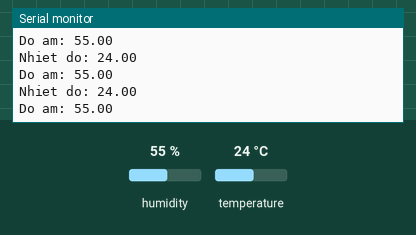
A sketch run on a simulated Arduino Uno, built with avr-gcc and run on an emulated ATmega328P. Parts: the last lines printed to the serial monitor. Inputs (shaded band) come from the test bench; at power-on: humidity 55 %, temperature 24 °C.

Above: at 2.8 s.
2.9 s: humidity set to 22 %
At 5.5 s:
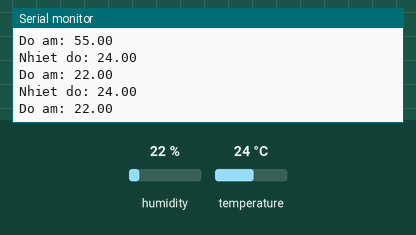
5.6 s: temperature set to 12 °C
At 6.5 s:
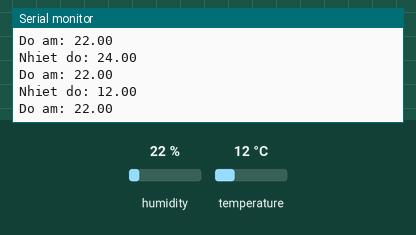
8.3 s: humidity set to 40 %
At 11.0 s:
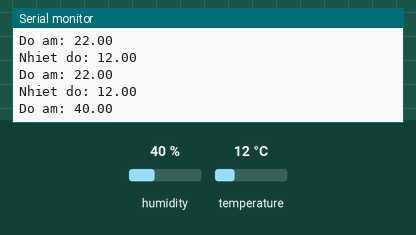
Timing chart, 0 to 12.5 s (numbered marks = the images above; inputs shaded):
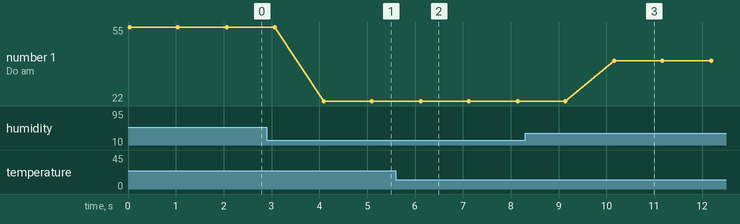

Measured:
- after the input at 2.9 s, the serial monitor: prints a new line after 1.2 s (image 1)
- after the input at 5.6 s, the serial monitor: prints a new line after 0.50 s (image 2)
- after the input at 8.3 s, the serial monitor: prints a new line after 1.9 s (image 3)
- plotted number 1: 55 → 22 after the input at 2.9 s, 22 → 40 after the input at 8.3 s

The sketch:

doam.ino
```cpp
// Gọi thư viện DHT11
#include "DHT.h"

const int DHTPIN = A0;       //Đọc dữ liệu từ DHT11 ở chân 2 trên mạch Arduino
const int DHTTYPE = DHT11;  //Khai báo loại cảm biến, có 2 loại là DHT11 và DHT22

DHT dht(DHTPIN, DHTTYPE);

void setup() {
  Serial.begin(9600);
  dht.begin();         // Khởi động cảm biến
}

 void loop() {
  float h = dht.readHumidity();    //Đọc độ ẩm
  float t = dht.readTemperature(); //Đọc nhiệt độ

  Serial.print("Nhiet do: ");
  Serial.println(t);               //Xuất nhiệt độ
  Serial.print("Do am: ");
  Serial.println(h);               //Xuất độ ẩm

  Serial.println();                //Xuống hàn
  delay(1000);                     //Đợi 1 giây
}
```
